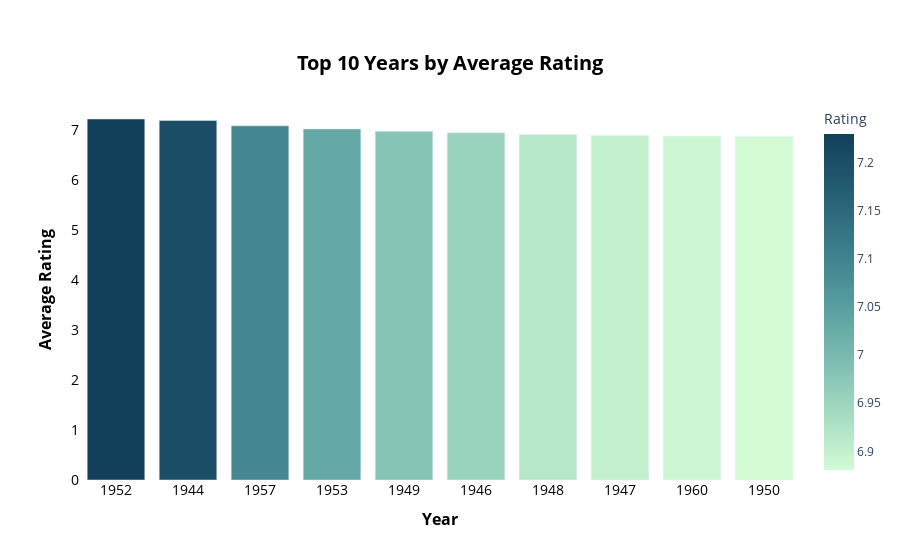

Write notebook code for a chart like this one.
### Code cell
year_avg_rating = df.groupby('Year')['Rating'].mean().reset_index()

top_5_years = year_avg_rating.nlargest(10, 'Rating')
fig = px.bar(top_5_years, x='Year', y='Rating', title='<b>Top 10 Years by Average Rating</b>', color = "Rating", 
             color_continuous_scale = "darkmint")
fig.update_xaxes(type='category',tickfont_size=14, color ='black') 
fig.update_yaxes(tickfont_size=14, color ='black')
fig.update_layout(xaxis_title='<b>Year</b>', yaxis_title='<b>Average Rating</b>', plot_bgcolor = 'white', title_font=dict(size=20), 
                  xaxis=dict(title_font=dict(size=16)), yaxis=dict(title_font=dict(size=16),color='black'),
                title={'y':0.9, 'x':0.5, 'xanchor': 'center','yanchor': 'top'},title_font_color="black")
fig.show()

### Figure 1 — Plotly figure (JSON) as saved in the notebook; plotly's stock layout.template omitted (floating-point values rounded to 4 significant figures)
{"data": [{"hovertemplate": "Year=%{x}<br>Rating=%{marker.color}<extra></extra>", "legendgroup": "", "marker": {"color": [7.229, 7.2, 7.093, 7.031, 6.982, 6.955, 6.917, 6.9, 6.889, 6.881], "coloraxis": "coloraxis", "pattern": {"shape": ""}}, "name": "", "orientation": "v", "showlegend": false, "textposition": "auto", "type": "bar", "x": [1952, 1944, 1957, 1953, 1949, 1946, 1948, 1947, 1960, 1950], "xaxis": "x", "y": [7.229, 7.2, 7.093, 7.031, 6.982, 6.955, 6.917, 6.9, 6.889, 6.881], "yaxis": "y"}], "layout": {"barmode": "relative", "coloraxis": {"colorbar": {"title": {"text": "Rating"}}, "colorscale": [[0, "rgb(210, 251, 212)"], [0.1667, "rgb(165, 219, 194)"], [0.3333, "rgb(123, 188, 176)"], [0.5, "rgb(85, 156, 158)"], [0.6667, "rgb(58, 124, 137)"], [0.8333, "rgb(35, 93, 114)"], [1, "rgb(18, 63, 90)"]]}, "legend": {"tracegroupgap": 0}, "plot_bgcolor": "white", "title": {"font": {"color": "black", "size": 20}, "text": "<b>Top 10 Years by Average Rating</b>", "x": 0.5, "xanchor": "center", "y": 0.9, "yanchor": "top"}, "xaxis": {"anchor": "y", "color": "black", "domain": [0, 1], "tickfont": {"size": 14}, "title": {"font": {"size": 16}, "text": "<b>Year</b>"}, "type": "category"}, "yaxis": {"anchor": "x", "color": "black", "domain": [0, 1], "tickfont": {"size": 14}, "title": {"font": {"size": 16}, "text": "<b>Average Rating</b>"}}}}
